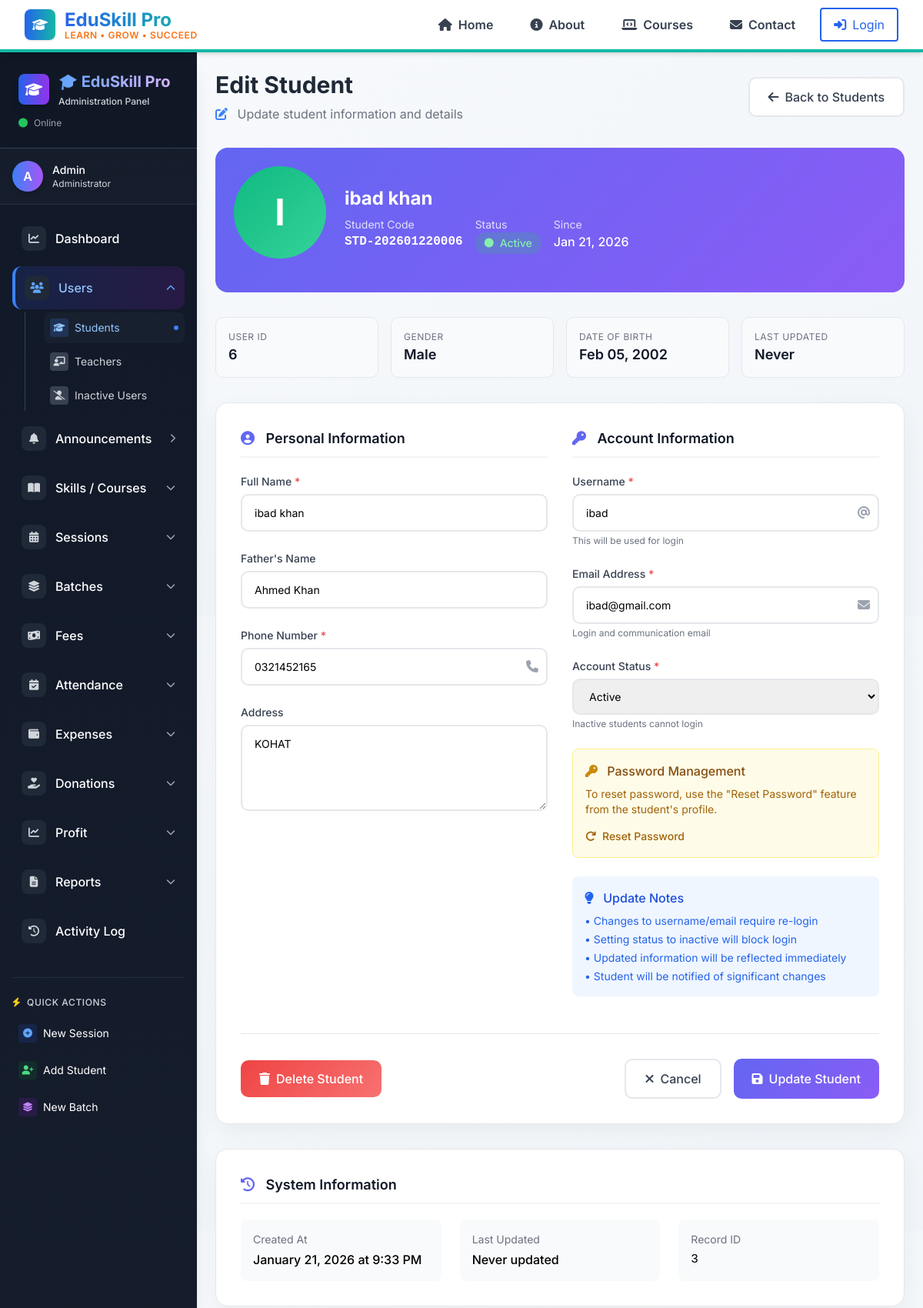
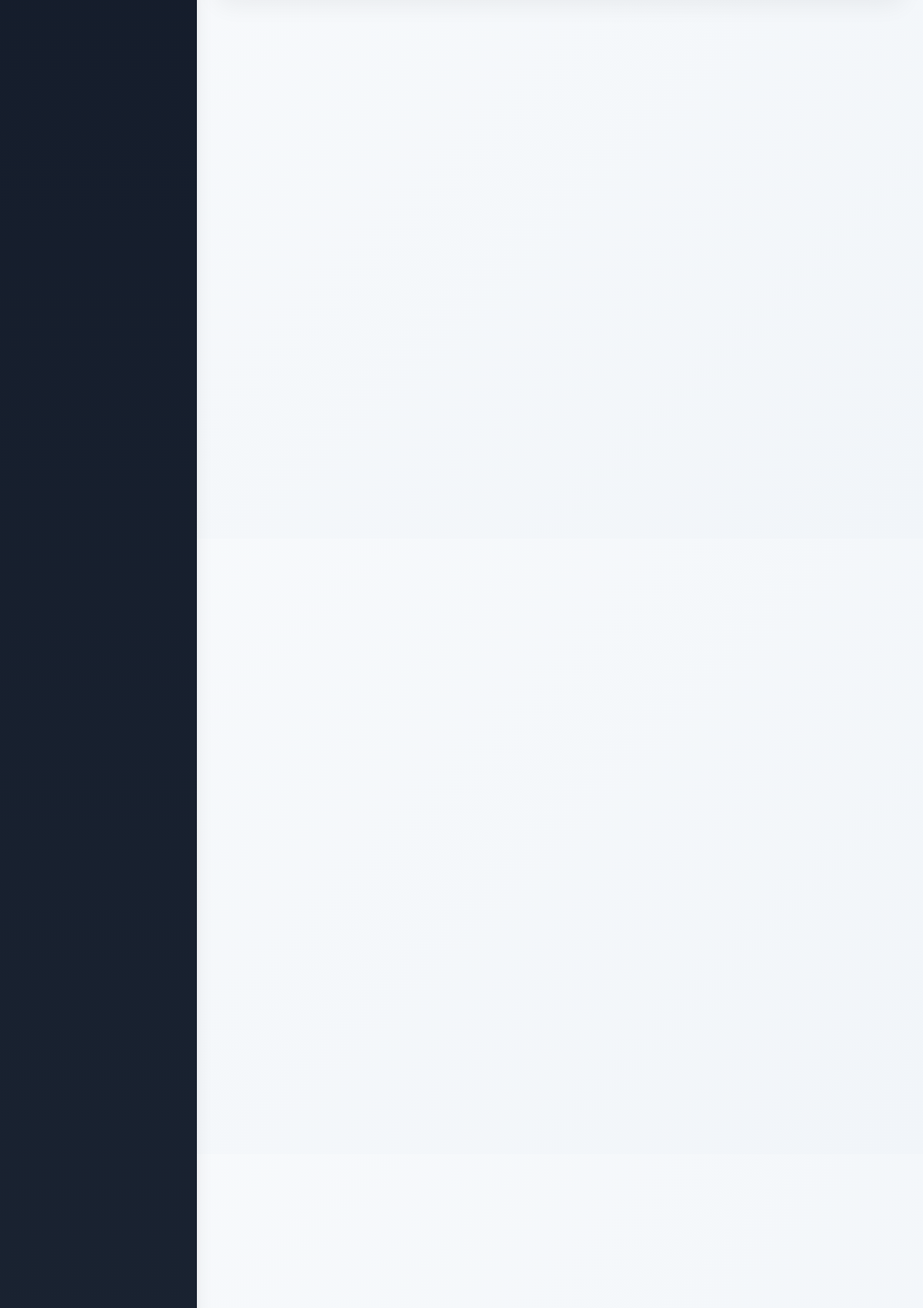
Screenshot of /admin/users/edit_student.php?id=3 (upper part) with the database file from the repository (2 pictures, top to bottom).
### tables this page shows
CREATE TABLE `students` (
  `id` int(11) NOT NULL,
  `user_id` int(11) DEFAULT NULL,
  `student_code` varchar(50) DEFAULT NULL,
  `name` varchar(255) DEFAULT NULL,
  `father_name` varchar(255) DEFAULT NULL,
  `gender` varchar(20) DEFAULT NULL,
  `dob` date DEFAULT NULL,
  `phone` varchar(50) DEFAULT NULL,
  `address` text DEFAULT NULL,
  `status` varchar(50) DEFAULT NULL,
  `created_at` datetime DEFAULT NULL,
  `updated_at` datetime DEFAULT NULL
);

CREATE TABLE `users` (
  `id` int(11) NOT NULL,
  `username` varchar(255) DEFAULT NULL,
  `email` varchar(255) DEFAULT NULL,
  `password` varchar(255) DEFAULT NULL,
  `user_type_id` int(11) DEFAULT NULL,
  `status` varchar(50) DEFAULT NULL,
  `created_at` datetime DEFAULT NULL,
  `updated_at` datetime DEFAULT NULL
);

### admin/users/edit_student.php (the view, shortened to what this page needs)
<?php
require_once __DIR__ . '/../../includes/functions.php';
$id = $_GET['id'] ?? 0;
$student_query = "
    SELECT s.*, u.username, u.email, u.status as user_status
    FROM students s
    JOIN users u ON s.user_id = u.id
    WHERE s.id='$id'
";
$student_result = mysqli_query($conn, $student_query);
$student = mysqli_fetch_assoc($student_result);
$error_message = '';
?>
<!DOCTYPE html>
<html lang="en">
<head>
    <script src="https://cdn.tailwindcss.com"></script>
    <link rel="stylesheet" href="https://cdnjs.cloudflare.com/ajax/libs/font-awesome/6.5.0/css/all.min.css">
</head>
<body class="min-h-screen">
    <?php include __DIR__ . '/../../includes/navbar.php'; ?>
    <div class="flex min-h-screen">
        <?php include __DIR__ . '/../includes/sidebar.php'; ?>
        <main class="flex-1 p-6">
            <div class="flex justify-between items-center mb-8">
                <div>
                    <h1 class="text-3xl font-bold text-gray-800">Edit Student</h1>
                    <p class="text-gray-500 mt-2">
                        <i class="fas fa-edit text-blue-500 mr-2"></i>
                        Update student information and details
                    </p>
                </div>
                <div class="flex items-center gap-3">
                    <a href="students.php"
                        class="btn-secondary flex items-center gap-2">
                        <i class="fas fa-arrow-left"></i> Back to Students
                    </a>
                </div>
            </div>
            <div class="student-header">
                <div class="flex items-center gap-6">
                    <div class="avatar-preview <?php echo $student['status'] == 'active' ? 'status-active' : 'status-inactive'; ?>">
                        <?php echo strtoupper(substr($student['name'], 0, 1)); ?>
                    </div>
                    <div class="flex-1">
                        <h2 class="text-2xl font-bold mb-2"><?php echo htmlspecialchars($student['name']); ?></h2>
                        <div class="flex flex-wrap gap-4">
                            <div>
                                <div class="text-sm opacity-80">Student Code</div>
                                <div class="font-mono font-bold"><?php echo $student['student_code']; ?></div>
                            </div>
                            <div>
                                <div class="text-sm opacity-80">Status</div>
                                <span class="inline-flex items-center px-3 py-1 rounded-full text-sm font-medium <?php echo $student['status'] == 'active' ? 'bg-green-500/20 text-green-300' : 'bg-gray-500/20 text-gray-300'; ?>">
                                    <i class="fas fa-circle text-xs mr-2"></i>
                                    <?php echo ucfirst($student['status']); ?>
                                </span>
                            </div>
                            <div>
                                <div class="text-sm opacity-80">Since</div>
                                <div class="font-medium"><?php echo date('M d, Y', strtotime($student['created_at'])); ?></div>
                            </div>
                        </div>
                    </div>
                </div>
            </div>
            <div class="grid grid-cols-1 md:grid-cols-4 gap-4 mb-8">
                <div class="stat-item">
                    <div class="stat-label">User ID</div>
                    <div class="stat-value"><?php echo $student['user_id']; ?></div>
                </div>
                <div class="stat-item">
                    <div class="stat-label">Gender</div>
                    <div class="stat-value">
                        <?php
                        $gender = $student['gender'] ?? 'Not specified';
                        echo ucfirst($gender);
                        ?>
                    </div>
                </div>
                <div class="stat-item">
                    <div class="stat-label">Date of Birth</div>
                    <div class="stat-value">
                        <?php echo $student['dob'] ? date('M d, Y', strtotime($student['dob'])) : 'Not specified'; ?>
                    </div>
                </div>
                <div class="stat-item">
                    <div class="stat-label">Last Updated</div>
                    <div class="stat-value">
                        <?php echo $student['updated_at'] ? date('M d, Y', strtotime($student['updated_at'])) : 'Never'; ?>
                    </div>
                </div>
            </div>
            <form method="post" class="form-card p-8 max-w-4xl mx-auto">
                <div class="grid grid-cols-1 lg:grid-cols-2 gap-8">
                    <div>
                        <h3 class="section-title">
                            <i class="fas fa-user-circle"></i> Personal Information
                        </h3>
                        <div class="space-y-6">
                            <div>
                                <label class="form-label required">Full Name</label>
                                <input type="text"
                                    name="name"
                                    placeholder="Enter student's full name"
                                    required
                                    class="form-input"
                                    value="<?php echo htmlspecialchars($student['name']); ?>">
                            </div>
                            <div>
                                <label class="form-label">Father's Name</label>
                                <input type="text"
                                    name="father_name"
                                    placeholder="Enter father's name"
                                    class="form-input"
                                    value="<?php echo htmlspecialchars($student['father_name'] ?? ''); ?>">
                            </div>
                            <div>
                                <label class="form-label required">Phone Number</label>
                                <div class="relative">
                                    <input type="tel"
                                        name="phone"
                                        placeholder="Enter phone number"
                                        required
                                        class="form-input"
                                        value="<?php echo htmlspecialchars($student['phone']); ?>">
                                    <div class="absolute right-3 top-3 text-gray-400">
                                        <i class="fas fa-phone"></i>
                                    </div>
                                </div>
                            </div>
                            <div>
                                <label class="form-label">Address</label>
                                <textarea name="address"
                                    placeholder="Enter complete address"
                                    rows="4"
                                    class="form-input"><?php echo htmlspecialchars($student['address'] ?? ''); ?></textarea>
                            </div>
                        </div>
                    </div>
                    <div>
                        <h3 class="section-title">
                            <i class="fas fa-key"></i> Account Information
                        </h3>
                        <div class="space-y-6">
                            <div>
                                <label class="form-label required">Username</label>
                                <div class="relative">
                                    <input type="text"
                                        name="username"
                                        placeholder="Choose a username for login"
                                        required
                                        class="form-input <?php echo ($error_message && stripos($error_message, 'username') !== false) ? 'error' : ''; ?>"
                                        value="<?php echo htmlspecialchars($student['username']); ?>">
                                    <div class="absolute right-3 top-3 text-gray-400">
                                        <i class="fas fa-at"></i>
                                    </div>
                                </div>
                                <p class="text-xs text-gray-500 mt-1">This will be used for login</p>
                            </div>
                            <div>
                                <label class="form-label required">Email Address</label>
                                <div class="relative">
                                    <input type="email"
                                        name="email"
                                        placeholder="student@example.com"
                                        required
                                        class="form-input <?php echo ($error_message && stripos($error_message, 'email') !== false) ? 'error' : ''; ?>"
                                        value="<?php echo htmlspecialchars($student['email']); ?>">
                                    <div class="absolute right-3 top-3 text-gray-400">
                                        <i class="fas fa-envelope"></i>
                                    </div>
                                </div>
                                <p class="text-xs text-gray-500 mt-1">Login and communication email</p>
                            </div>
                            <div>
                                <label class="form-label required">Account Status</label>
                                <select name="status" required class="form-input">
                                    <option value="active" <?php echo ($student['status'] == 'active') ? 'selected' : ''; ?>>Active</option>
                                </select>
                                <p class="text-xs text-gray-500 mt-1">Inactive students cannot login</p>
                            </div>
                            <div class="p-4 bg-yellow-50 border border-yellow-200 rounded-lg">
                                <h4 class="font-medium text-yellow-800 mb-2">
                                    <i class="fas fa-key text-yellow-600 mr-2"></i>
                                    Password Management
                                </h4>
                                <p class="text-sm text-yellow-700 mb-3">
                                    To reset password, use the "Reset Password" feature from the student's profile.
                                </p>
                                <a href="#"
                                    class="inline-flex items-center gap-2 text-sm font-medium text-yellow-700 hover:text-yellow-800">
                                    <i class="fas fa-redo"></i> Reset Password
                                </a>
                            </div>
                            <div class="p-4 bg-blue-50 rounded-lg">
                                <h4 class="font-medium text-blue-700 mb-2">
                                    <i class="fas fa-lightbulb text-blue-600 mr-2"></i>
                                    Update Notes
                                </h4>
                                <ul class="text-sm text-blue-600 space-y-1">
                                    <li>• Changes to username/email require re-login</li>
                                    <li>• Setting status to inactive will block login</li>
                                    <li>• Updated information will be reflected immediately</li>
                                    <li>• Student will be notified of significant changes</li>
                                </ul>
                            </div>
                        </div>
                    </div>
                </div>
                <div class="flex justify-between items-center mt-12 pt-8 border-t border-gray-200">
                    <div>
                        <a href="delete_student.php?id=<?php echo $id; ?>"
                            onclick="return confirm('Are you sure you want to delete <?php echo htmlspecialchars($student['name']); ?>? This action cannot be undone.')"
                            class="btn-danger flex items-center gap-2">
                            <i class="fas fa-trash"></i> Delete Student
                        </a>
                    </div>
                    <div class="flex gap-4">
                        <a href="students.php"
                            class="btn-secondary flex items-center gap-2">
                            <i class="fas fa-times"></i> Cancel
                        </a>
                        <div class="flex gap-4">
                            <button type="submit" class="btn-primary flex items-center gap-2">
                                <i class="fas fa-save"></i> Update Student
                            </button>
                        </div>
                    </div>
                </div>
            </form>
            <div class="form-card p-8 mt-8 max-w-4xl mx-auto">
                <h3 class="section-title">
                    <i class="fas fa-history"></i> System Information
                </h3>
                <div class="grid grid-cols-1 md:grid-cols-3 gap-6">
                    <div class="p-4 bg-gray-50 rounded-lg">
                        <div class="text-sm text-gray-500 mb-1">Created At</div>
                        <div class="font-medium"><?php echo date('F j, Y \a\t g:i A', strtotime($student['created_at'])); ?></div>
                    </div>
                    <div class="p-4 bg-gray-50 rounded-lg">
                        <div class="text-sm text-gray-500 mb-1">Last Updated</div>
                        <div class="font-medium">
                            <?php
                            if ($student['updated_at'] && $student['updated_at'] != '0000-00-00 00:00:00') {
                                echo date('F j, Y \a\t g:i A', strtotime($student['updated_at']));
                            } else {
                                echo 'Never updated';
                            }
                            ?>
                        </div>
                    </div>
                    <div class="p-4 bg-gray-50 rounded-lg">
                        <div class="text-sm text-gray-500 mb-1">Record ID</div>
                        <div class="font-mono font-medium"><?php echo $student['id']; ?></div>
                    </div>
                </div>
            </div>
        </main>
    </div>
    <?php include __DIR__ . '/../../includes/footer.php'; ?>
</body>
</html>

### rows the page displays
students: name "I", name "ibad khan", student_code "STD-202601220006", status "Active", created_at "Jan 21, 2026", user "6", gender "Male", dob "Feb 05, 2002", father_name "Ahmed Khan", phone "0321452165", address "KOHAT", username "ibad", email "ibad@gmail.com", created_at "January 21, 2026 at 9:33 PM", id "3"

### other values shown
substr($current_user, 0, 1) "A"
$current_user "Admin"
$current_role "Administrator"
